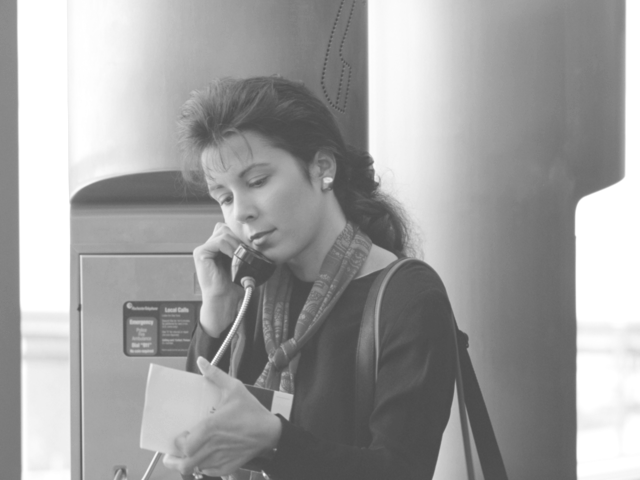
#> input picture rp/pdi/imagens/img2.pgm, 640 x 480 px
$ python l1q5.py
#> lines starting #> are read from the running program, lines starting #| are printed output that depends on the picture
import cv2 as cv
import numpy as np
import matplotlib.mlab as mlab
import matplotlib.pyplot as plt

def aplicar_convolucao(img, matriz_convolucao):
	conv = matriz_convolucao
	# tam = len(conv)
	tam = 3
	offset = int(tam/1)

	nova_img = img.copy()

	for i in range(len(img)):
		for j in range(len(img[i])):
			nova_img[i][j] = 0
			for k in range(tam):
				for l in range(tam):
					nova_img[i][j] += img[i+k-offset][j+l-offset]*conv[k][l]

	return nova_img

def main():
	img = cv.imread("imagens/img2.pgm", 0)
#> img is the input picture: shape (480, 640); min 74, max 255, mean 159.8

	cv.imshow("Imagem Original", img)

	matriz_convolucao = [[-1,-2,-1],
						[0,0,0],
						[1,2,1]]

	nova_img = aplicar_convolucao(img, matriz_convolucao)
#> after the loop in aplicar_convolucao, `for i in range(len(img)):`:
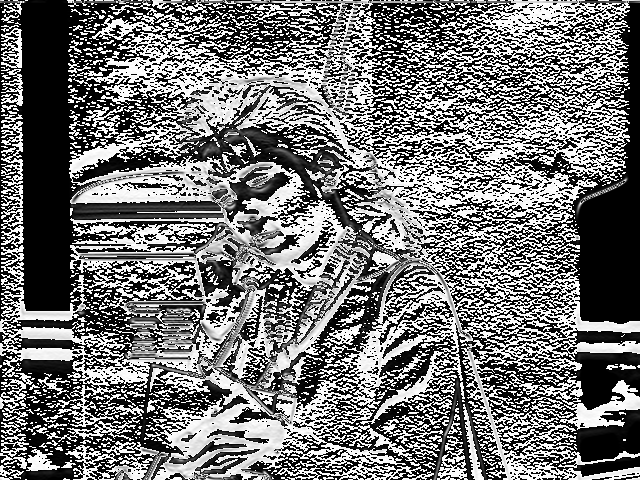
#> nova_img: shape (480, 640); min 0, max 255, mean 116.5
	cv.imwrite("imagens/img2-conv1.pgm", nova_img)

	matriz_convolucao = [[-1,0,1],
						[-2,0,2],
						[-1,0,1]]

	nova_img = aplicar_convolucao(img, matriz_convolucao)
#> after the loop in aplicar_convolucao (call 2), `for i in range(len(img)):`:
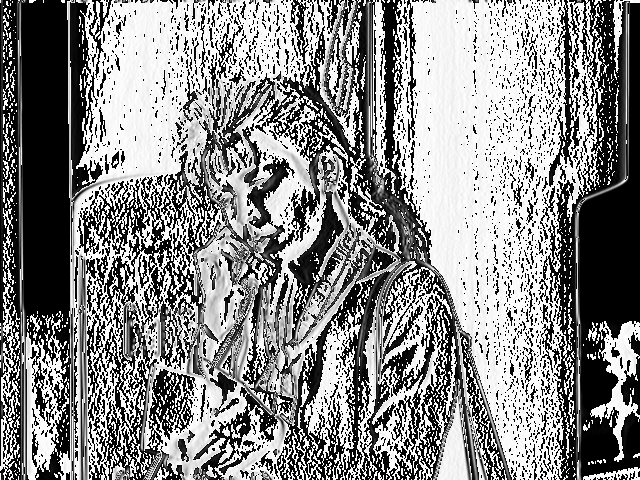
#> nova_img: shape (480, 640); min 0, max 255, mean 136.5
	cv.imwrite("imagens/img2-conv2.pgm", nova_img)

main()
